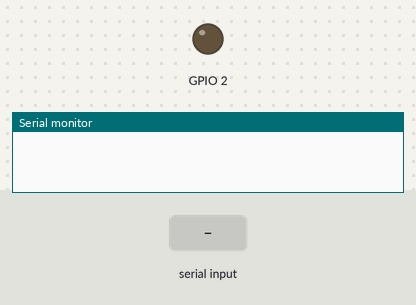
A sketch run on a simulated ESP32. Parts: output pins drawn as LEDs (lit = HIGH), the last lines printed to the serial monitor. The inputs (shaded band) are chosen by the test bench.

Above: at 1.2 s.
1.3 s: "A" received over the second serial link
At 2.9 s:
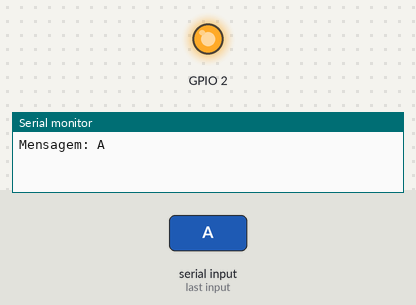
3.8 s: "1" received over the second serial link
At 6.0 s:
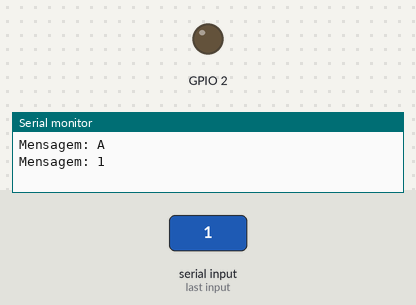
Timing chart, 0 to 7.5 s (numbered marks = the images above; inputs shaded):
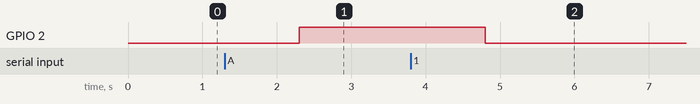

Measured:
- after the input at 1.3 s, GPIO 2: LOW → HIGH after 1.0 s
- after the input at 3.8 s, GPIO 2: HIGH → LOW after 1.0 s

The sketch:

Receiver.ino
```cpp
String msg;

#define RXp2 16
#define TXp2 17

void setup() {
  // put your setup code here, to run once:
  pinMode(2, OUTPUT);
  Serial.begin(115200);
  Serial2.begin(9600, SERIAL_8N1, RXp2, TXp2);
}

void loop() {
  if (Serial2.available()) {
    msg = String(Serial2.readString());
    Serial.println("Mensagem: " + msg);
    if (msg == "A") {
      digitalWrite(2, HIGH);
    } else {
      digitalWrite(2, LOW);
    }
  }
}
```
